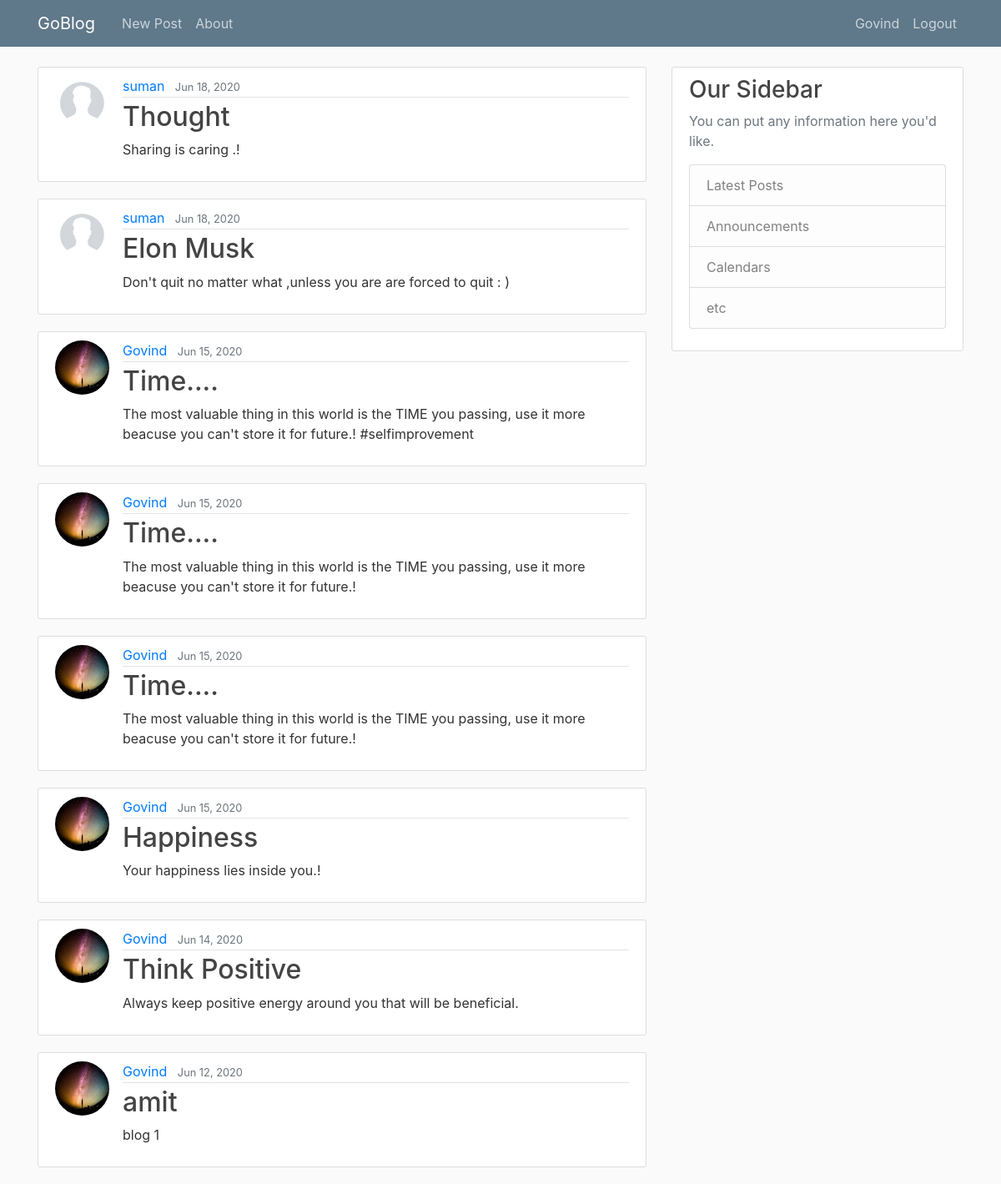
Page / (signed in) on the committed database.
### blog/models.py (models this page shows, shortened)
class Post(models.Model):
    title = models.CharField(max_length=100)
    content = models.TextField()
    date_posted = models.DateTimeField(default=timezone.now)
    author = models.ForeignKey(User, on_delete= models.CASCADE )

### users/models.py (models this page shows, shortened)
class Profile(models.Model):
    user = models.OneToOneField(User, on_delete=models.CASCADE)
    image = db.models.ImageField(default='default.jpg', upload_to='profile_pics')

### blog/views.py (the view)
# urls.py: path('',PostListView.as_view(), name= 'blog-home'),     # name is used in html page to link the url
class PostListView(ListView):
    model = Post
    template_name = 'blog/home.html' # naming covention is appname/model_viewtype.html for ListView but we can change it here
    context_object_name = 'posts'       # to tell listview  which object to be passed which we used in html file
    ordering = ['-date_posted']

### blog/templates/blog/home.html
{% extends "blog/base.html" %}
{% block content %}
    {% for post in posts %}
        <article class="media content-section">
          <img class="rounded-circle article-img" src="{{ post.author.profile.image.url }}" >
          <div class="media-body">
            <div class="article-metadata">
              <a class="mr-2" href="#">{{ post.author }}</a>
              <small class="text-muted">{{ post.date_posted|date:"M  d, Y" }}</small>
            </div>
              <h2><a class="article-title" href="{% url 'post-detail' post.id %}">{{ post.title }}</a></h2>
            <p class="article-content">{{ post.content }}</p>
          </div>
        </article>
    {% endfor %}
{% endblock content %}

### blog/templates/blog/base.html (shortened to what this page needs)
{% load static %}
<!DOCTYPE html>
<html>
<head>
    <link rel="stylesheet" href="https://maxcdn.bootstrapcdn.com/bootstrap/4.0.0/css/bootstrap.min.css">
    <link rel="stylesheet" type="text/css" href="{% static 'blog/main.css' %}">
</head>
<body>
    <header class="site-header">
      <nav class="navbar navbar-expand-md navbar-dark bg-steel fixed-top">
        <div class="container">
          <a class="navbar-brand mr-4" href="{% url 'blog-home' %}">GoBlog</a>
          <div class="collapse navbar-collapse" id="navbarToggle">
            <div class="navbar-nav mr-auto">
              <a class="nav-item nav-link" href="{% url 'post-create' %}">New Post</a>
              <a class="nav-item nav-link" href="{% url 'blog-about' %}">About</a>
            </div>
            <div class="navbar-nav">
              {% if user.is_authenticated %}
              <a class="nav-item nav-link" href="{% url 'profile' %}">{{ user }}</a>
              <a class="nav-item nav-link" href="{% url 'logout' %}">Logout</a>
              {% else %}
              <a class="nav-item nav-link" href="{% url 'login' %}">Login</a>
              <a class="nav-item nav-link" href="{% url 'register' %}">Register</a>
              {% endif %}
            </div>
          </div>
        </div>
      </nav>
    </header>
    <main role="main" class="container">
      <div class="row">
        <div class="col-md-8">
          {% block content %}{% endblock %}
        </div>
        <div class="col-md-4">
          <div class="content-section">
            <h3>Our Sidebar</h3>
            <p class='text-muted'>You can put any information here you'd like.
              <ul class="list-group">
                <li class="list-group-item list-group-item-light">Latest Posts</li>
                <li class="list-group-item list-group-item-light">Announcements</li>
                <li class="list-group-item list-group-item-light">Calendars</li>
                <li class="list-group-item list-group-item-light">etc</li>
              </ul>
            </p>
          </div>
        </div>
      </div>
    </main>
</body>
</html>

### blog/static/blog/main.css (style rules this page uses)
body { background: #fafafa; color: #333333; margin-top: 5rem; }
h1, h2, h3, h4, h5, h6 { color: #444444; }
ul { margin: 0; }
.bg-steel { background-color: #5f788a; }
.site-header .navbar-nav .nav-link { color: #cbd5db; }
.content-section { background: #ffffff; padding: 10px 20px; border: 1px solid #dddddd; border-radius: 3px; margin-bottom: 20px; }
.article-title { color: #444444; }
.article-content { white-space: pre-line; }
.article-img { height: 65px; width: 65px; margin-right: 16px; }
.article-metadata { padding-bottom: 1px; margin-bottom: 4px; border-bottom: 1px solid #e3e3e3 }

### rows in the picture
Post: author.profile.image (placeholder picture), author "suman", date_posted "Jun 18, 2020", title "Thought", content "Sharing is caring .!"
Post: author.profile.image (placeholder picture), author "suman", date_posted "Jun 18, 2020", title "Elon Musk", content "Don't quit no matter what ,unless you are are forced to quit : )"
Post: author.profile.image (picture), author "Govind", date_posted "Jun 15, 2020", title "Time....", content "The most valuable thing in this world is the TIME you passing, use it more beacuse you can't store it for future.! #selfimprovement"
Post: author.profile.image (picture), author "Govind", date_posted "Jun 15, 2020", title "Time....", content "The most valuable thing in this world is the TIME you passing, use it more beacuse you can't store it for future.!"
Post: author.profile.image (picture), author "Govind", date_posted "Jun 15, 2020", title "Time....", content "The most valuable thing in this world is the TIME you passing, use it more beacuse you can't store it for future.!"
Post: author.profile.image (picture), author "Govind", date_posted "Jun 15, 2020", title "Happiness", content "Your happiness lies inside you.!"
Post: author.profile.image (picture), author "Govind", date_posted "Jun 14, 2020", title "Think Positive", content "Always keep positive energy around you that will be beneficial."
Post: author.profile.image (picture), author "Govind", date_posted "Jun 12, 2020", title "amit", content "blog 1"

### other values in the picture
{{ user }} "Govind"
